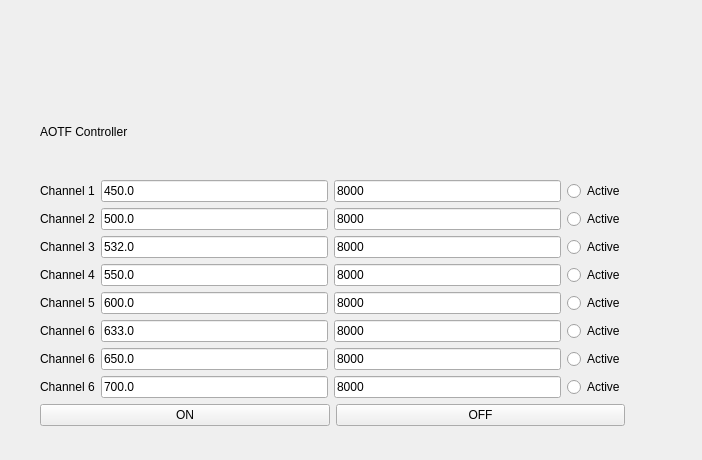
<?xml version="1.0" encoding="UTF-8"?>
<ui version="4.0">
 <class>Form</class>
 <widget class="QWidget" name="Form">
  <property name="geometry">
   <rect>
    <x>0</x>
    <y>0</y>
    <width>702</width>
    <height>460</height>
   </rect>
  </property>
  <property name="windowTitle">
   <string>Form</string>
  </property>
  <widget class="QWidget" name="">
   <property name="geometry">
    <rect>
     <x>40</x>
     <y>90</y>
     <width>585</width>
     <height>336</height>
    </rect>
   </property>
   <layout class="QVBoxLayout" name="verticalLayout_2">
    <item>
     <widget class="QLabel" name="label_14">
      <property name="text">
       <string>AOTF Controller</string>
      </property>
     </widget>
    </item>
    <item>
     <layout class="QVBoxLayout" name="verticalLayout">
      <item>
       <layout class="QHBoxLayout" name="horizontalLayout">
        <item>
         <widget class="QLabel" name="label">
          <property name="text">
           <string>Channel 1</string>
          </property>
         </widget>
        </item>
        <item>
         <widget class="QLineEdit" name="chn1_wl">
          <property name="text">
           <string>450.0</string>
          </property>
         </widget>
        </item>
        <item>
         <widget class="QLineEdit" name="chn1_pwr">
          <property name="text">
           <string>8000</string>
          </property>
         </widget>
        </item>
        <item>
         <widget class="QRadioButton" name="chn1_toggle">
          <property name="text">
           <string>Active</string>
          </property>
         </widget>
        </item>
       </layout>
      </item>
      <item>
       <layout class="QHBoxLayout" name="horizontalLayout_2">
        <item>
         <widget class="QLabel" name="label_2">
          <property name="text">
           <string>Channel 2</string>
          </property>
         </widget>
        </item>
        <item>
         <widget class="QLineEdit" name="chn2_wl">
          <property name="text">
           <string>500.0</string>
          </property>
         </widget>
        </item>
        <item>
         <widget class="QLineEdit" name="chn2_pwr">
          <property name="text">
           <string>8000</string>
          </property>
         </widget>
        </item>
        <item>
         <widget class="QRadioButton" name="chn2_toggle">
          <property name="text">
           <string>Active</string>
          </property>
         </widget>
        </item>
       </layout>
      </item>
      <item>
       <layout class="QHBoxLayout" name="horizontalLayout_8">
        <item>
         <widget class="QLabel" name="label_8">
          <property name="text">
           <string>Channel 3</string>
          </property>
         </widget>
        </item>
        <item>
         <widget class="QLineEdit" name="chn3_wl">
          <property name="text">
           <string>532.0</string>
          </property>
         </widget>
        </item>
        <item>
         <widget class="QLineEdit" name="chn3_pwr">
          <property name="text">
           <string>8000</string>
          </property>
         </widget>
        </item>
        <item>
         <widget class="QRadioButton" name="chn3_toggle">
          <property name="text">
           <string>Active</string>
          </property>
         </widget>
        </item>
       </layout>
      </item>
      <item>
       <layout class="QHBoxLayout" name="horizontalLayout_9">
        <item>
         <widget class="QLabel" name="label_9">
          <property name="text">
           <string>Channel 4</string>
          </property>
         </widget>
        </item>
        <item>
         <widget class="QLineEdit" name="chn4_wl">
          <property name="text">
           <string>550.0</string>
          </property>
         </widget>
        </item>
        <item>
         <widget class="QLineEdit" name="chn4_pwr">
          <property name="text">
           <string>8000</string>
          </property>
         </widget>
        </item>
        <item>
         <widget class="QRadioButton" name="chn4_toggle">
          <property name="text">
           <string>Active</string>
          </property>
         </widget>
        </item>
       </layout>
      </item>
      <item>
       <layout class="QHBoxLayout" name="horizontalLayout_10">
        <item>
         <widget class="QLabel" name="label_10">
          <property name="text">
           <string>Channel 5</string>
          </property>
         </widget>
        </item>
        <item>
         <widget class="QLineEdit" name="chn5_wl">
          <property name="text">
           <string>600.0</string>
          </property>
         </widget>
        </item>
        <item>
         <widget class="QLineEdit" name="chn5_pwr">
          <property name="text">
           <string>8000</string>
          </property>
         </widget>
        </item>
        <item>
         <widget class="QRadioButton" name="chn5_toggle">
          <property name="text">
           <string>Active</string>
          </property>
         </widget>
        </item>
       </layout>
      </item>
      <item>
       <layout class="QHBoxLayout" name="horizontalLayout_11">
        <item>
         <widget class="QLabel" name="label_11">
          <property name="text">
           <string>Channel 6</string>
          </property>
         </widget>
        </item>
        <item>
         <widget class="QLineEdit" name="chn6_wl">
          <property name="text">
           <string>633.0</string>
          </property>
         </widget>
        </item>
        <item>
         <widget class="QLineEdit" name="lineEdit_22">
          <property name="text">
           <string>8000</string>
          </property>
         </widget>
        </item>
        <item>
         <widget class="QRadioButton" name="chn6_toggle">
          <property name="text">
           <string>Active</string>
          </property>
         </widget>
        </item>
       </layout>
      </item>
      <item>
       <layout class="QHBoxLayout" name="horizontalLayout_12">
        <item>
         <widget class="QLabel" name="label_12">
          <property name="text">
           <string>Channel 6</string>
          </property>
         </widget>
        </item>
        <item>
         <widget class="QLineEdit" name="chn7_wl">
          <property name="text">
           <string>650.0</string>
          </property>
         </widget>
        </item>
        <item>
         <widget class="QLineEdit" name="chn7_pwr">
          <property name="text">
           <string>8000</string>
          </property>
         </widget>
        </item>
        <item>
         <widget class="QRadioButton" name="chn7_toggle">
          <property name="text">
           <string>Active</string>
          </property>
         </widget>
        </item>
       </layout>
      </item>
      <item>
       <layout class="QHBoxLayout" name="horizontalLayout_13">
        <item>
         <widget class="QLabel" name="label_13">
          <property name="text">
           <string>Channel 6</string>
          </property>
         </widget>
        </item>
        <item>
         <widget class="QLineEdit" name="ch8_wl">
          <property name="text">
           <string>700.0</string>
          </property>
         </widget>
        </item>
        <item>
         <widget class="QLineEdit" name="ch8_pwr">
          <property name="text">
           <string>8000</string>
          </property>
         </widget>
        </item>
        <item>
         <widget class="QRadioButton" name="ch8_toggle">
          <property name="text">
           <string>Active</string>
          </property>
         </widget>
        </item>
       </layout>
      </item>
     </layout>
    </item>
    <item>
     <layout class="QHBoxLayout" name="horizontalLayout_14">
      <item>
       <widget class="QPushButton" name="on_btn">
        <property name="text">
         <string>ON</string>
        </property>
       </widget>
      </item>
      <item>
       <widget class="QPushButton" name="off_btn">
        <property name="text">
         <string>OFF</string>
        </property>
       </widget>
      </item>
     </layout>
    </item>
   </layout>
  </widget>
  <zorder>chn1_toggle</zorder>
  <zorder>chn1_pwr</zorder>
  <zorder>chn1_wl</zorder>
  <zorder>label</zorder>
  <zorder>layoutWidget</zorder>
  <zorder>label_3</zorder>
  <zorder>layoutWidget_2</zorder>
  <zorder>layoutWidget_3</zorder>
  <zorder>layoutWidget_4</zorder>
  <zorder>layoutWidget_5</zorder>
  <zorder>layoutWidget_6</zorder>
  <zorder>layoutWidget_7</zorder>
  <zorder>label_14</zorder>
  <zorder>on_btn</zorder>
  <zorder>off_btn</zorder>
 </widget>
 <resources/>
 <connections/>
</ui>
